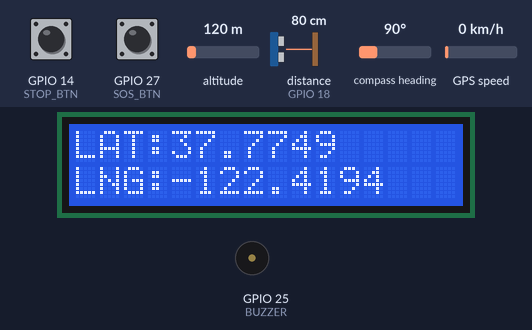
Simulated run of this program. Board: ESP32. Parts: 16×2 character LCD, buzzer (waves = sounding, pin HIGH). Wiring (inferred from the names in the program): ultrasonic range finder: trigger GPIO 5; echo GPIO 18. Inputs (shaded band) come from the test bench; at power-on: distance to the obstacle (sensor on GPIO 18) 80 cm, GPIO 27 (SOS_BTN) HIGH, GPIO 14 (STOP_BTN) HIGH, altitude 120 m, compass heading 90°, GPS speed 0 km/h. The echo pulse lasts 58.3 µs per cm; WiFi joins after 1.5 s; servers stay silent unless stated; uploads are accepted with an empty reply; the GPS gets a fix after 3 s at 37.7749, -122.4194 with 8 satellites; pins used as bus, display or sensor lines are not drawn; what the program prints to the serial monitor is not drawn.

Above: at 4.2 s.
4.3 s: distance to the obstacle (sensor on GPIO 18) set to 4 cm
At 4.47 s:
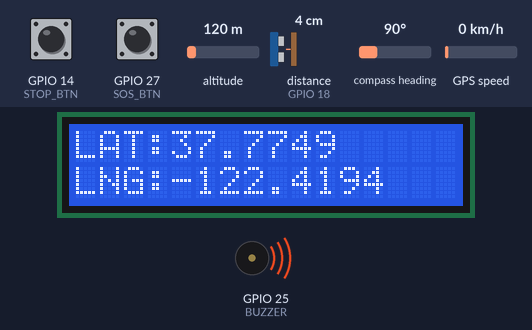
6.0 s: GPIO 27 (SOS_BTN) pulled LOW for 0.15 s
At 6.4 s:
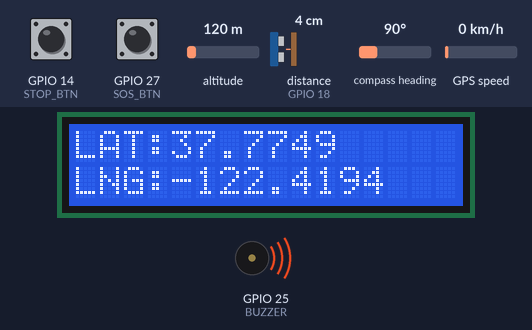
7.6 s: GPIO 14 (STOP_BTN) pulled LOW for 0.15 s
At 8.2 s:
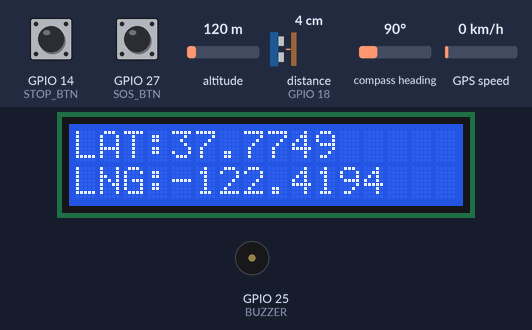
9.2 s: GPIO 27 (SOS_BTN) pulled LOW for 1 s
At 10.0 s:
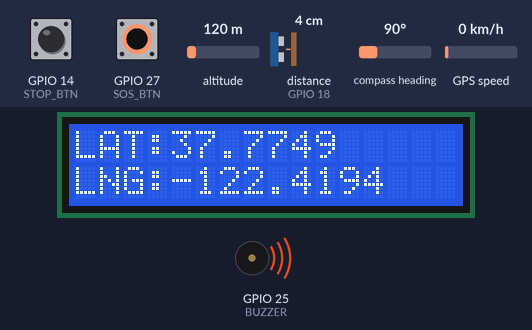
Timing chart, 0 to 12.2 s (numbered marks = the images above; inputs shaded):
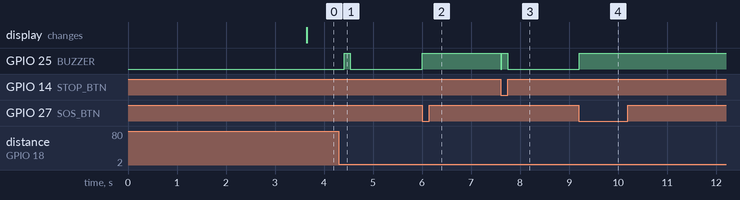

Measured:
- after the input at 4.3 s, GPIO 25 (BUZZER): LOW → HIGH after 0.11 s, → LOW 0.12 s later
- after the input at 6.0 s, GPIO 25 (BUZZER): LOW → HIGH at once
- after the input at 7.6 s, GPIO 25 (BUZZER): HIGH → LOW at once, → HIGH 0.03 s later, → LOW 0.12 s later
- after the input at 9.2 s, GPIO 25 (BUZZER): LOW → HIGH at once

The program:

main.cpp
```cpp
#include <Arduino.h>
#include <WiFi.h>
#include <Wire.h>
#include <TinyGPS++.h>
#include <HTTPClient.h>
#include <LiquidCrystal_I2C.h>
#define WIFI_SSID "Duy Hieu"
#define WIFI_PASS "28042004"
#define DATABASE_URL "https://polynomial-coda-389612-default-rtdb.firebaseio.com"
#define DATABASE_SECRET "EyjryNGI1PMwWwDEBzSwFrkVxc8Fi03K4RY1KbWc"
#define GPS_RX 16
#define GPS_TX 17
#define TRIG 5
#define ECHO 18
#define SOS_BTN 27
#define STOP_BTN 14
#define BUZZER 25
TinyGPSPlus gps;
HardwareSerial gpsSerial(1);
LiquidCrystal_I2C lcd(0x27, 16, 2);
bool sosActive = false;
bool obstacleState = false;
uint32_t lastObstacleTime = 0;
float latitude = 0;
float longitude = 0;
typedef struct {
  int type;
} Event_t;
QueueHandle_t eventQueue;

void connectWiFi() {
  WiFi.begin(WIFI_SSID, WIFI_PASS);
  while (WiFi.status() != WL_CONNECTED) delay(300);
}
void sendToFirebase(String path, float value) {
  if (WiFi.status() != WL_CONNECTED) return;
  HTTPClient http;
  String url = String(DATABASE_URL) + path + ".json?auth=" + DATABASE_SECRET;
  http.begin(url);
  http.addHeader("Content-Type", "application/json");
  http.PUT(String(value));
  http.end();
}
float readOnce() {
  digitalWrite(TRIG, LOW);
  delayMicroseconds(2);
  digitalWrite(TRIG, HIGH);
  delayMicroseconds(10);
  digitalWrite(TRIG, LOW);
  long duration = pulseIn(ECHO, HIGH, 30000);
  if (duration == 0) return -1;
  float d = duration * 0.034 / 2;
  if (d < 2 || d > 400) return -1;
  return d;
}
float getDistance() {
  float sum = 0;
  int count = 0;

  for (int i = 0; i < 3; i++) {
    float d = readOnce();
    if (d > 0) {
      sum += d;
      count++;
    }
    delay(10);
  }
  if (count == 0) return -1;
  return sum / count;
}
void IRAM_ATTR sosISR() {
  Event_t e = {1};
  xQueueSendFromISR(eventQueue, &e, NULL);
}
void IRAM_ATTR stopISR() {
  Event_t e = {2};
  xQueueSendFromISR(eventQueue, &e, NULL);
}
void taskSensor(void *pv) {
  while (1) {
    float d = getDistance();
    uint32_t now = millis();
    if (d > 0 && d < 10) {
      lastObstacleTime = now;
      if (!obstacleState) {
        obstacleState = true;
        Serial.println("ENTER ZONE");

        digitalWrite(BUZZER, HIGH);
        delay(120);
        digitalWrite(BUZZER, LOW);
        sendToFirebase("/gps/xe01/alarm", 1);
      }
    }
    if (obstacleState && d > 15) {
      if (now - lastObstacleTime > 800) {
        obstacleState = false;
        Serial.println("EXIT ZONE");
        sendToFirebase("/gps/xe01/alarm", 0);
      }
    }
    if (!sosActive && !obstacleState) {
      digitalWrite(BUZZER, LOW);
    }
    delay(120);
  }
}
void taskEvent(void *pv) {
  Event_t e;
  while (1) {
    if (xQueueReceive(eventQueue, &e, portMAX_DELAY)) {
      switch (e.type) {
        case 1:
          sosActive = true;
          digitalWrite(BUZZER, HIGH);
          sendToFirebase("/gps/xe01/sos", 1);
          break;
        case 2:
          sosActive = false;
          obstacleState = false;
          digitalWrite(BUZZER, LOW);
          sendToFirebase("/gps/xe01/sos", 0);
          sendToFirebase("/gps/xe01/alarm", 0);
          break;
      }
    }
  }
}
void taskGPS(void *pv) {
  while (1) {
    while (gpsSerial.available())
      gps.encode(gpsSerial.read());
    if (gps.location.isUpdated()) {
      latitude = gps.location.lat();
      longitude = gps.location.lng();
      lcd.setCursor(0, 0);
      lcd.print("LAT:");
      lcd.print(latitude, 4);
      lcd.print("   ");
      lcd.setCursor(0, 1);
      lcd.print("LNG:");
      lcd.print(longitude, 4);
      lcd.print("   ");
      sendToFirebase("/gps/xe01/lat", latitude);
      sendToFirebase("/gps/xe01/lng", longitude);
    }

    delay(1000);
  }
}
void setup() {
  Serial.begin(115200);
  lcd.init();
  lcd.backlight();
  gpsSerial.begin(9600, SERIAL_8N1, GPS_RX, GPS_TX);
  pinMode(TRIG, OUTPUT);
  pinMode(ECHO, INPUT);
  pinMode(SOS_BTN, INPUT_PULLUP);
  pinMode(STOP_BTN, INPUT_PULLUP);
  pinMode(BUZZER, OUTPUT);
  digitalWrite(BUZZER, LOW);
  eventQueue = xQueueCreate(10, sizeof(Event_t));
  attachInterrupt(digitalPinToInterrupt(SOS_BTN), sosISR, FALLING);
  attachInterrupt(digitalPinToInterrupt(STOP_BTN), stopISR, FALLING);
  connectWiFi();
  Serial.println("SYSTEM READY");
  xTaskCreatePinnedToCore(taskSensor, "sensor", 4096, NULL, 1, NULL, 1);
  xTaskCreatePinnedToCore(taskEvent, "event", 4096, NULL, 2, NULL, 1);
  xTaskCreatePinnedToCore(taskGPS, "gps", 4096, NULL, 1, NULL, 0);
}
void loop() {}
```
